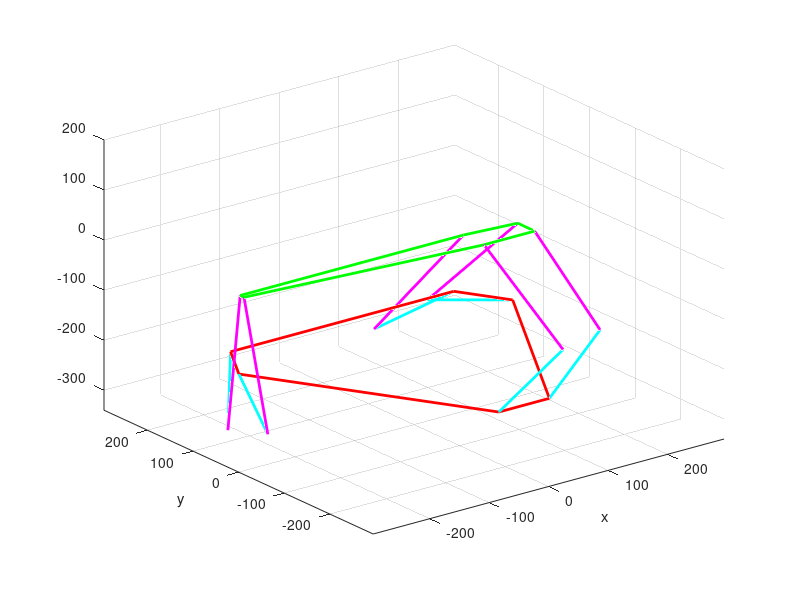

The MATLAB script that drew this image:
rb = 245; %radius of base mm
angle_offset = 20; %smallest angle between 2 mounts
rp = rb;
h = 200;
l_crank = 140;
l_rocker = sqrt(h^2 + l_crank^2);
n_segments = 45;
linewidth = 2;
x_lim = rb+50;
y_lim = rb+50;

Tx=0;
Ty=0;
Tz=0;
alpha=30/n_segments;
beta=0/n_segments;
gamma=0;

T = ones(7,3);
top = ones(7,3);
base = ones(7,3);
R = eye(3);
lengths = ones(6,n_segments);
servo_angle = zeros(6,n_segments);
B = ones(n_segments, 6); %crank angle?


%base platform
for i=0:6
    if mod(i,2)==0 %if i is even
    angle = i*60 + angle_offset;  
      
    else
    angle = i*60 - angle_offset;  
    end
    base(i+1,:) = [rb*cos(deg2rad(angle)), rb*sin(deg2rad(angle)), -h];
  B(i+1) = deg2rad(angle+90);
end
%plot base
plot3(base(:,1),base(:,2),base(:,3),'r', 'linewidth', linewidth); %connects the dots
hold on;

%top platform
for i=0:6
    if mod(i,2)==0 %if i is even
    angle = i*60 + angle_offset;  
      
    else
    angle = i*60 - angle_offset;  
    end
  top(i+1,:) = [rp*cos(deg2rad(angle)), rp*sin(deg2rad(angle)), 0];
end
%plot top
plot3(top(:,1),top(:,2),top(:,3),'g', 'linewidth', linewidth);
hold on;


%plot crank and rocker
for i=1:6
lengths(i) = norm(top(i,:) - base(i,:));
M = 2*l_crank*(top(i,3)-base(i,3));
N = 2*l_crank*(cos(B(i))*(top(i,1)-base(i,1)) + sin(B(i))*(top(i,2)-base(i,2)));
L=lengths(i)^2-(l_rocker^2-l_crank^2);
servo_angle(i,1) = asin(L/sqrt(M^2+N^2)) - atan(N/M);
crank = [base(i,1) + l_crank*cos(B(i))*cos(servo_angle(i,1)), base(i,2) + l_crank*cos(servo_angle(i,1))*sin(B(i)),...
        base(i,3) + l_crank*sin(servo_angle(i,1))];

link1 = [top(i,:); crank];
link2 = [crank;base(i,:)];
plot3(link1(:,1),link1(:,2),link1(:,3),'m', 'linewidth', linewidth);
hold on;
plot3(link2(:,1),link2(:,2),link2(:,3),'c', 'linewidth', linewidth);
hold on;

% compute misalignemnt angles
N = cross([base(i,1) base(i,2) 0] - base(1,:), [base(i,1) base(i,2) 0] - crank);
%// angle between plane and line, equals pi/2 - angle between D-E and N
plane_angle(i,1) = rad2deg(abs( pi/2 - acos( dot(crank-top(i,:), N)/norm(N)/norm(crank-top(i,:)) ) ));
end

axis([-x_lim x_lim -y_lim y_lim -h-l_crank h]);
grid on;
hold off;
  

%%{
%move platform
for j=1:n_segments

pause(0.0001);

%plot base
plot3(base(:,1),base(:,2),base(:,3),'r', 'linewidth', linewidth); %connects the dots
hold on;

%rotation matrix
R_x = [1,0,0 ; 0, cos(deg2rad(alpha)), sin(deg2rad(alpha)); 0, -sin(deg2rad(alpha)), cos(deg2rad(alpha))];
R_y = [ cos(deg2rad(beta)),0, -sin(deg2rad(beta)); 0,1,0 ; sin(deg2rad(beta)),0, cos(deg2rad(beta))];
R_z = [cos(deg2rad(gamma)), sin(deg2rad(gamma)), 0; -sin(deg2rad(gamma)), cos(deg2rad(gamma)),0; 0,0,1];
R = R_x * R_y * R_z ;

%translation matrix
T(:,1)=Tx;
T(:,2)=Ty;
T(:,3)=Tz;

%update top mount pts
top = R*transpose(top);
top = transpose(top)+T;

%plot top
plot3(top(:,1),top(:,2),top(:,3),'g', 'linewidth', linewidth);
hold on;

%plots links
for i=1:6
lengths(i) = norm(top(i,:) - base(i,:));
M = 2*l_crank*(top(i,3)-base(i,3));
N = 2*l_crank*(cos(B(i))*(top(i,1)-base(i,1)) + sin(B(i))*(top(i,2)-base(i,2)));
L=lengths(i)^2-(l_rocker^2-l_crank^2);
servo_angle(i,j+1) = asin(L/sqrt(M^2+N^2)) - atan(N/M);
crank = [base(i,1) + l_crank*cos(B(i))*cos(servo_angle(i,j+1)), base(i,2) + l_crank*cos(servo_angle(i,j+1))*sin(B(i)),...
        base(i,3) + l_crank*sin(servo_angle(i,j+1))];

link1 = [top(i,:); crank];
link2 = [crank;base(i,:)];
plot3(link1(:,1),link1(:,2),link1(:,3),'m', 'linewidth', linewidth);
hold on;
plot3(link2(:,1),link2(:,2),link2(:,3),'c', 'linewidth', linewidth);
hold on;

% compute misalignemnt angles
N = cross([base(i,1) base(i,2) 0] - base(1,:), [base(i,1) base(i,2) 0] - crank);
%// angle between plane and line, equals pi/2 - angle between D-E and N
plane_angle(i,j+1) = rad2deg(abs( pi/2 - acos( dot(crank-top(i,:), N)/norm(N)/norm(crank-top(i,:)) ) ));

end





hold off;
axis([-x_lim x_lim -y_lim y_lim -h-l_crank h]);
grid on;
xlabel('x');
ylabel('y');
end
%%}



array = rad2deg(servo_angle);
